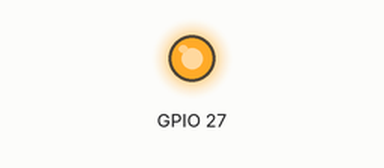
The program below on a simulated Raspberry Pi (BCM pin numbers). On the bench: output pins drawn as LEDs (lit = HIGH). At 60.0 s the program stops and its outputs stay as they are.

Above: at 1.5 s.
At 4.5 s:
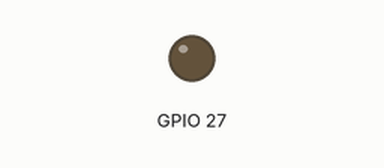
Timing chart, 0 to 7.8 s (numbered marks = the images above):
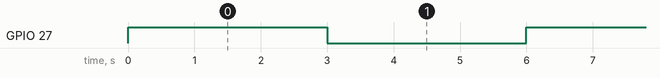

The program:

Light_Up_LED_Using_RPi_GPIO_library.py
```python
import RPi.GPIO as GPIO # raspberry pi kütüphanesini import ediyoruz.
from time import sleep  # bekleme fonksiyonunu time kütüphanesinden import ediyoruz.

GPIO.setwarnings(False) # herhangi bir uyarı vermemesi için false yapıyoruz.
GPIO.setmode(GPIO.BCM)  # cipsete gore özgü olan pin dizilimini kullanmış oluruz.

GPIO.setup(27,GPIO.OUT)  # çıkış olarak alacağımız pini belirliyoruz.

for i in range(10):
    GPIO.output(27,GPIO.HIGH) # pine güç veriyoruz

    sleep(3) # bekletiyoruz

    GPIO.output(27,GPIO.LOW) # pinin gücünü kapatıyoruz

    sleep(3) # bekletiyoruz

GPIO.cleanup() # pinleri eski haline getiriyoruz.
```

Measured:
- by itself, GPIO 27: alternates HIGH for 3.0 s and LOW for 3.0 s
